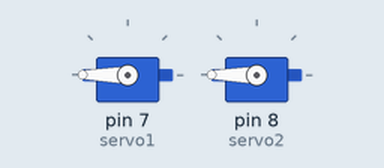
Bench run of a sketch on a simulated Arduino Uno, built with avr-gcc and run on an emulated ATmega328P. On the bench: 2 × servo.

Above: at 1.05 s.
At 5.5 s:
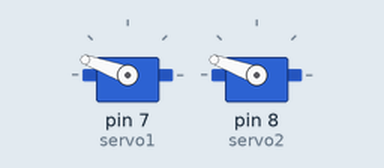
At 10.0 s:
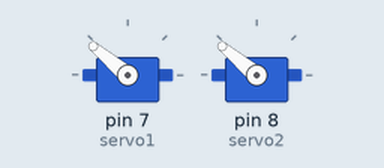
Timing chart, 0 to 12.7 s (numbered marks = the images above):
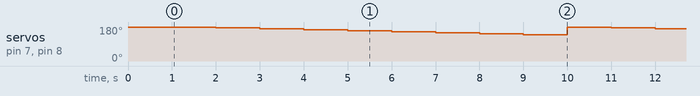

Measured:
- by itself, servo on pin 7 (servo1), servo on pin 8 (servo2): repeats every 9.0 s: 170° 1.0 s, 165° 1.0 s, 160° 1.0 s, 155° 1.0 s, 150° 1.0 s, 145° 1.0 s, 140° 1.0 s, 180° 1.0 s, 175° 1.0 s

The sketch:

servos.ino
```cpp
#include "Servo.h"

Servo servo1;
Servo servo2;

void setup() {
  servo1.attach(7);
  servo2.attach(8);
  servo1.write(180);
  servo2.write(180);
  delay(1000);
  // for (int i = 0; i < 9; i++) {
  //   servo1.write(i * 5);
  //   servo2.write(i * 5);
  //   delay(1000);
  // }
}

void loop() {
  for (int i = 0; i < 9; i++) {
    servo1.write(180 - i * 5);
    servo2.write(180 - i * 5);
    delay(1000);
  }
}
```
